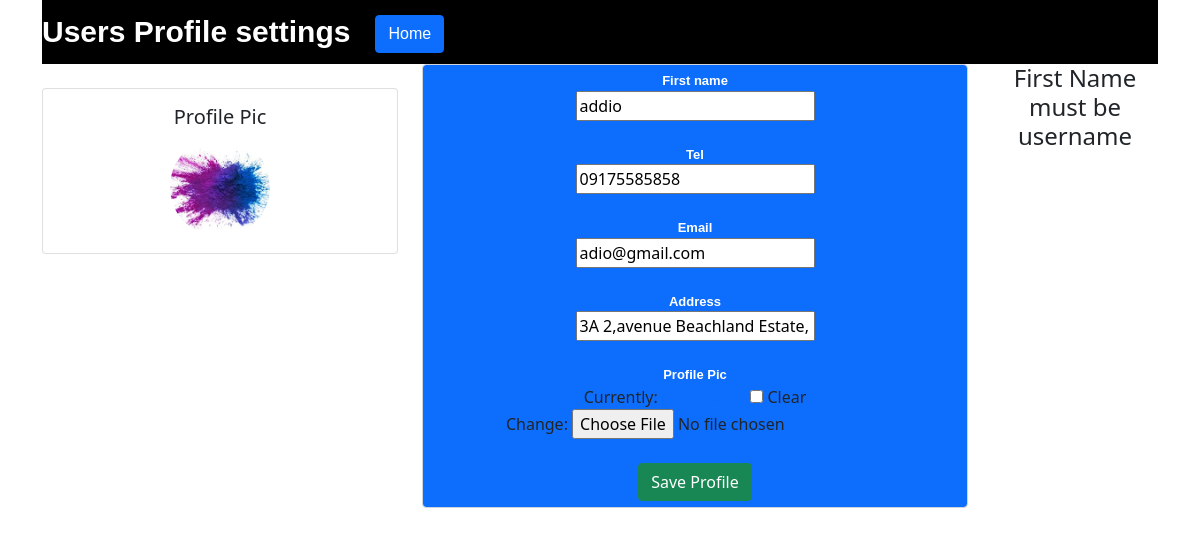
The app's page /pharma_app/profl/ (signed in) with its own data.
### pharma_app/models.py (models this page shows, shortened)
class customers(models.Model):
    user = models.OneToOneField(User, null=True, blank=True, on_delete=models.CASCADE)
    first_name = models.CharField(max_length=200)
    Tel = models.CharField(max_length=200)
    email = models.CharField(max_length=200)
    address = models.CharField(max_length=200)
    profile_Pic = models.ImageField(null=True, default="imageo1.jpg", blank=True)
    dateCreated = models.DateTimeField(auto_now_add=True, null=True)

### pharma_app/views.py (the view)
# urls.py: path('profl/', views.profile, name='prfl'),
@login_required(login_url='loginp')
def profile(request):
    pForm = ProfileForm(instance=request.user.customers)
    if request.method == 'POST':
        pForm = ProfileForm(request.POST, request.FILES, instance=request.user.customers)
        if pForm.is_valid():
            pForm.save()
            templates = loader.get_template('pharma_app/Home.html')
            return HttpResponse(templates.render({}, request))
    else:
         dict = {'form': pForm}
         templates = loader.get_template('pharma_app/profile.html')
         return HttpResponse(templates.render(dict, request))

### pharma_app/forms.py
class ProfileForm(ModelForm):
    class Meta:
        model = customers
        fields = ['first_name', 'Tel', 'email', 'address', 'profile_Pic']

### pharma_app/templates/pharma_app/profile.html (shortened to what this page needs)
<!DOCTYPE html>
{% load static %}
<link type="text/css" rel="stylesheet" href="{% static 'css/bootstrap-5.0.2-dist/css/bootstrap.min.css' %}"/>
<html lang="en">
<head>
</head>
<body>
    <div class="container">
        <div class="nav" >
            <span>
                Users Profile settings&nbsp;&nbsp;&nbsp;
            </span>
            <span>
                <a href="/pharma_app" class="btn btn-primary">Home</a>
            </span>
        </div>
        <div class="bdy" align="center">
                <div class="row">
                    <div class="col-4"><br>
                        <div class="card card-body">
                            <h5>Profile Pic</h5>
                            <div>
                                <img style="border-radius:50%; height:100px;" src="{{request.user.customers.profile_Pic.url}}">
                            </div>
                        </div>
                    </div>
                     <div class="col-6">
                         <form  method="post" action="/pharma_app/profl/" enctype="multipart/form-data" class="form-control bg-primary">
                             <div class="lb">{{form.first_name.label}}</div>
                             <div>{{form.first_name}}</div><br>
                             <div class="lb">{{form.Tel.label}}</div>
                             <div>{{form.Tel}}</div><br>
                             <div class="lb">{{form.email.label}}</div>
                             <div>{{form.email}}</div><br>
                             <div class="lb">{{form.address.label}}</div>
                             <div>{{form.address}}</div><br>
                             <div class="lb">{{form.profile_Pic.label}}</div>
                             <div>{{form.profile_Pic}}</div><br>
                             <div>
                                <input class="btn btn-success" type="submit" value="Save Profile" name="btn2" />
                             </div>
                         </form>
                     </div>
                    <div class="col-2">
                       <h4>First Name must be username</h4>
                    </div>
                </div>
        </div><br><br>
    </div>
</body>
</html>

### pharma_app/templates/pharma_app/profile.html (style rules this page uses)
body { margin: -1px; }
.nav { background-color: black; padding-top: 10px; padding-bottom: 10px; font-weight: bolder; font-family: arial; color:white; font-size:30px; }

### records on screen
customers: first_name "addio", Tel "09175585858", email "adio@gmail.com", address "3A 2,avenue Beachland Estate,"
